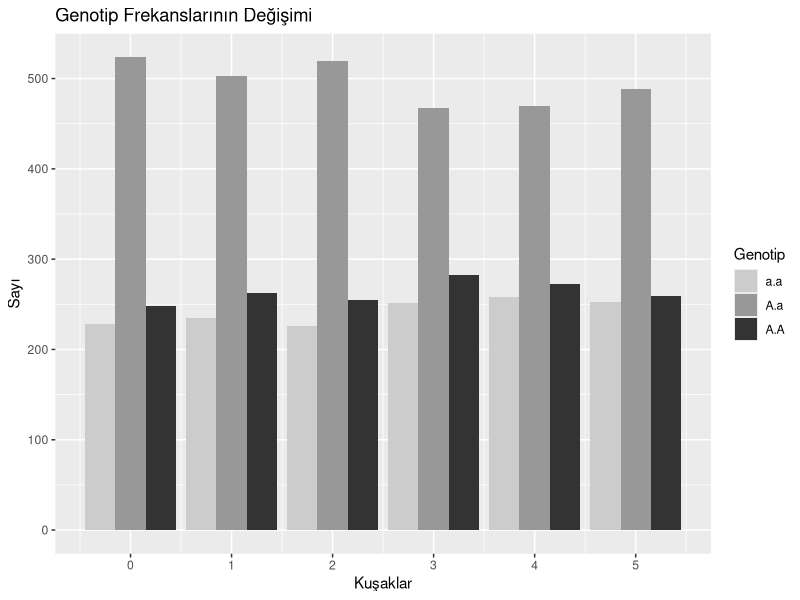

The R source for this figure:
# Burada kullanılacak olan grafikler ggplot2 paketinin yüklenmesini gerektirmektedir.

# ggplot2 paketinin yüklenmesi için

install.packages("ggplot2")

# ggplot2 bir kere yüklendikten sonra yukarıdaki komutu çalıştırmanıza gerek yoktur

# Ancak ggplot2 grafiklerini bulunduğunuz R seansında kullanmadan önce aşağıdaki komutla kütüphaneden yüklemeniz gereklidir.

library(ggplot2)

# İlkin populasyon, fonksiyon içerisine iki argüman almaktadır, örneklem büyüklüğü ve A'nın frekansı
primary <- function(sample_size,freq_A = 0.6){
        freq_a <- 1-freq_A
        population <- data.frame()
        # İlkin populasyon
        for(i in seq_len(sample_size)){
                ind = sample(c("A","a"),size = 2,replace = TRUE,
                             prob = c(freq_A,freq_a))
                ind_1 = paste(ind[1],ind[2],sep = ".")
                if(ind_1 == "a.A"){ind_1 = "A.a"}
                ind_1 = data.frame("Inds" = ind_1,"Generation" = 0)
                population <- rbind(population,ind_1)
        }
        return(population)
}

# Kuşaklar boyunca populasyon değişimi fonksiyonu, argümanlar populasyon büyüklüğü ve kuşak sayısı, 1:n
Changing <- function(sample_size,freq_A,generations = 1:5){ 
        population <- primary(sample_size,freq_A)
        for (i in generations){
                generation <- subset(population,Generation == i-1)
                new_pop <- data.frame()
                for (j in 1:sample_size){
                        sample_1 <- unlist(strsplit(as.character(sample(generation$Inds,1)),split =".",fixed = TRUE))
                        sample_2 <- unlist(strsplit(as.character(sample(generation$Inds,1)),split =".",fixed = TRUE))
                        ind <- paste(sample(sample_1,1),sample(sample_2,1),sep =".")
                        if(ind == "a.A"){ind = "A.a"}
                        ind = data.frame("Inds" = ind,"Generation" = i)
                        new_pop <- rbind(new_pop, ind)
                }
                population <- rbind(population, new_pop)
                
        }
        population$Generation <- population$Generation
        return(population)
}

pop_1 <- Changing(1000,0.5,1:5)

# Genotip sayılarının değişimi tablosu
table_change <- table(pop_1$Inds,pop_1$Generation)
table_change
# Frekans olarak, /populasyon_büyüklüğü
table_change/1000

#Değişim Grafiği
ggplot(pop_1,aes(x=Generation,fill = Inds)) +
        geom_bar(position = "dodge") +
        xlab("Kuşaklar")+
        ylab("Sayı")+
        scale_fill_grey(start=0.8, end=0.2) +
        scale_x_continuous(breaks=c(0:5))+ # breaks'i kuşak sayısına bağlı olarak değiştirin örn: 10 kuşak için 0:10
        labs(fill = "Genotip") +
        ggtitle("Genotip Frekanslarının Değişimi")

# Allel frekanslarının hesaplanması, fonksiyon argümanları 1.populasyon, 2.kuşak
frequency <- function(pop,generation){
        gen <- subset(pop,Generation == generation)
        freq_A = (2*sum(gen$Inds == "A.A")+sum(gen$Inds == "A.a"))/(2*dim(gen)[1])
        freq_a = (2*sum(gen$Inds == "a.a")+sum(gen$Inds == "A.a"))/(2*dim(gen)[1])
        print(freq_A)
        print(freq_a)
}

# 5. kuşaktaki allel frekansları
frequency(pop_1,5)






